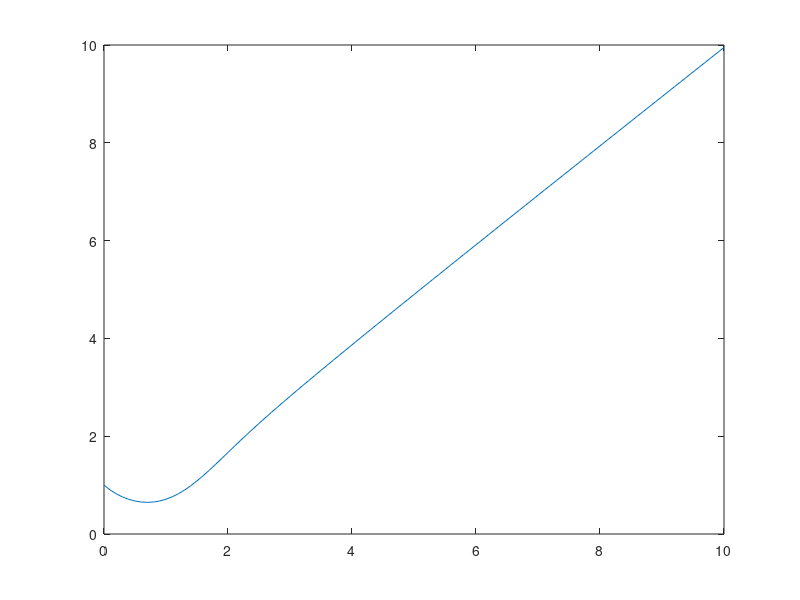

MATLAB code to generate this figure:
clc;
close all;

% We should start by defining our IVP; m = F(t,y), y(t_0) = y_0.
F = @(t,y)(t.^2 - y.^2);
t_0 = 0; y_0 = 1;

% Preallocate an array for N + 1 time values starting with t_0 and ending
% with T.
N = 100; 
T = 10; 
times = zeros(1,N + 1);

% A loop for generating the N + 1 equally spaced time values.
Dt = (T - t_0)/N;
times(1) = t_0;
for k = 1:N + 1
    t_k = t_0 + (k - 1)*Dt;
    times(k) = t_k;
end

% Preallocate an array for N + 1 values starting with y(t_0) = y_0.
% Eventually, this array will be populated with ``very good'' guesses for
% y(t_1), y(t_2), ..., y(T). 
values = zeros(1,N + 1);
values(1) = y_0;
for k = 2:N + 1
    values(k) = values(k - 1) + F(times(k - 1),values(k - 1))*Dt;
end

% By plotting times vs values, we get an approximate solution to the IVP.
plot(times,values)